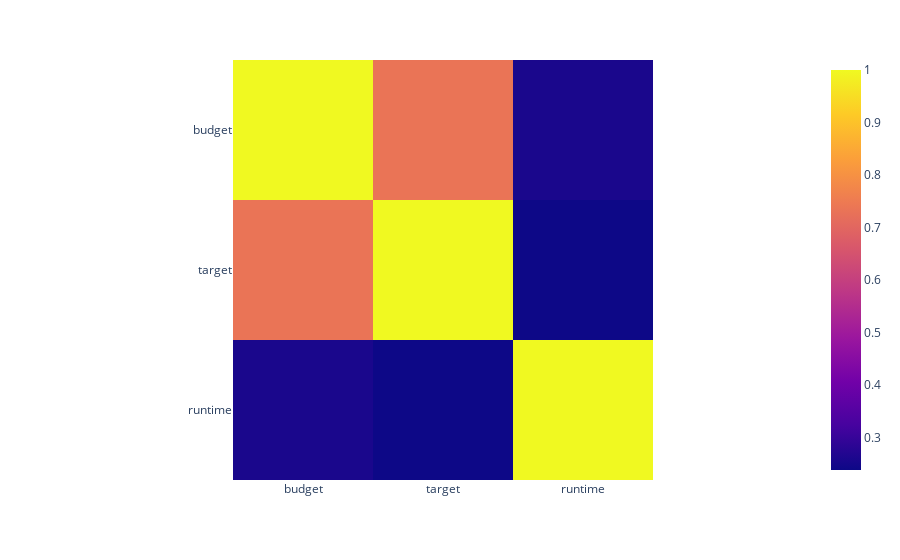

Write notebook code for a chart like this one.
### Code cell
corr=train.copy()
profile_df(corr)

### Figure 1 — Plotly figure (JSON) as saved in the notebook; plotly's stock layout.template omitted (floating-point values rounded to 4 significant figures)
{"data": [{"coloraxis": "coloraxis", "hovertemplate": "x: %{x}<br>y: %{y}<br>color: %{z}<extra></extra>", "name": "0", "type": "heatmap", "x": ["budget", "target", "runtime"], "xaxis": "x", "y": ["budget", "target", "runtime"], "yaxis": "y", "z": [[1, 0.7343, 0.2568], [0.7343, 1, 0.238], [0.2568, 0.238, 1]]}], "layout": {"coloraxis": {"colorscale": [[0, "#0d0887"], [0.1111, "#46039f"], [0.2222, "#7201a8"], [0.3333, "#9c179e"], [0.4444, "#bd3786"], [0.5556, "#d8576b"], [0.6667, "#ed7953"], [0.7778, "#fb9f3a"], [0.8889, "#fdca26"], [1, "#f0f921"]]}, "margin": {"t": 60}, "xaxis": {"anchor": "y", "constrain": "domain", "domain": [0, 1], "scaleanchor": "y"}, "yaxis": {"anchor": "x", "autorange": "reversed", "constrain": "domain", "domain": [0, 1]}}}
